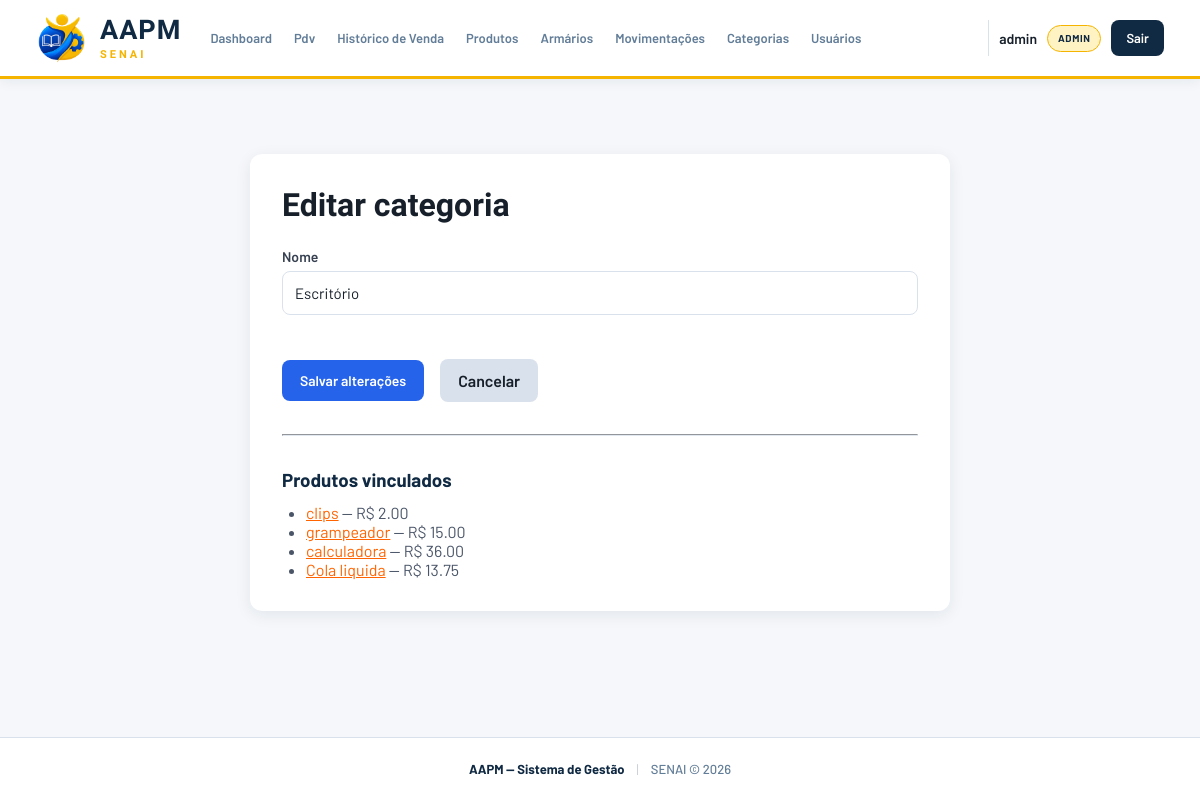
Screenshot of /categorias/3/editar (signed in) with the database file from the repository.
### app/models/categoria.py (models this page shows)
class Categoria(Base):
    __tablename__ = "categorias"
    id = Column(Integer, primary_key=True,autoincrement=True, index=True)
    nome = Column(String(100), nullable=False, unique=True)
    ativo = Column(Boolean, default=True)
    produtos = relationship("Produto", back_populates="categoria", lazy="select")

### app/models/produto.py (models this page shows, shortened)
class Produto(Base):
    __tablename__ = "produtos"
    id = Column(Integer, primary_key=True, autoincrement=True, index=True)
    nome = Column(String(150), nullable=False, index=True)
    preco = Column(Float, nullable=False, default=0.0)
    estoque_atual = Column(Integer, nullable=False, default=0)
    ativo = Column(Boolean, default=True)
    imagem_path = Column(String(255), nullable=True)
    categoria_id = Column(Integer, ForeignKey("categorias.id", ondelete="SET NULL"), nullable=True)
    categoria = relationship("Categoria", back_populates="produtos")
    tamanhos  = relationship("ProdutoTamanho", back_populates="produto", cascade="all, delete-orphan")

### app/controllers/categoria_controller.py (the view)
@router.get("/{categoria_id}/editar")
def form_editar_categoria(
    categoria_id: int,
    request: Request,
    db: Session = Depends(get_db),
    admin = Depends(get_admin)
):
    editando = db.query(Categoria).filter(
        Categoria.id == categoria_id
    ).first()
    if not editando:
        return RedirectResponse(url="/categorias", status_code=302)
    return templates.TemplateResponse(
        request,
        "categorias/add-categorias.html",
        {
            "request":  request,
            "usuario":  admin,
            "editando": editando,
        }
    )

### app/templates/categorias/add-categorias.html (shortened to what this page needs)
{% extends "base.html" %}
{% block extra_css %}<link rel="stylesheet" href="/static/css/categoria-form.css?v=1">{% endblock %}
{% block conteudo %}
<div class="form-container">
  <h1 class="form-title">{{ "Editar categoria" if editando else "Nova categoria" }}</h1>
  <form action="{{ '/categorias/' + editando.id|string + '/editar' if editando else '/categorias/nova' }}" method="post" class="categoria-form" data-confirm-form data-confirm-title="{{ 'Salvar edição da categoria?' if editando else 'Criar categoria?' }}" data-confirm-message="{{ 'Confirma salvar as alterações desta categoria?' if editando else 'Confirma criar esta categoria?' }}" data-confirm-label="Salvar" data-confirm-loading="Salvando categoria...">
    <div class="form-group">
      <label for="nome" class="form-label">Nome</label>
      <input type="text" id="nome" name="nome" class="form-input"
             value="{{ editando.nome if editando else (valores.nome if valores else '') }}"
             required autofocus>
    </div>
    <div class="form-actions">
      <button type="submit" class="btn-primary">{{ "Salvar alterações" if editando else "Criar categoria" }}</button>
      <a href="/categorias" class="btn-outline">Cancelar</a>
    </div>
  </form>
  {% if editando and editando.produtos %}
  <hr style="margin:2rem 0;border-color:#e2e8f0">
  <h3 class="card__title">Produtos vinculados</h3>
  <ul style="padding-left:1.5rem;color:#4a5568">
    {% for p in editando.produtos if p.ativo %}
      <li><a href="/produtos/{{ p.id }}" style="color:#ff6400">{{ p.nome }}</a> — R$ {{ "%.2f"|format(p.preco) }}</li>
    {% else %}
      <li>Nenhum produto ativo vinculado.</li>
    {% endfor %}
  </ul>
  {% endif %}
</div>
{% endblock %}

### app/static/css/base.css (style rules this page uses)
* { margin: 0; padding: 0; box-sizing: border-box; }
html { scroll-behavior: smooth; }
body { min-height: 100vh; display: flex; flex-direction: column; font-family: "Barlow", sans-serif; background: var(--fundo); color: var(--texto); -webkit-font-smoothing: antialiased; text-rendering: optimizeLegibility; }
:root { --azul: #102A43; --azul-2: #243B53; --azul-3: #486581; --laranja: #F5B400; --laranja-2: #D99F00; --laranja-claro: #FFF3C4; --branco: #FFFFFF; --fundo: #F5F7FA; --fundo-card: #FFFFFF; --texto: #17202A; --texto-secundario: #627D98; --borda: #D9E2EC; --verde: #2F855A; --vermelho: #C53030; --sombra: 0 5px 20px rgba(16, 42, 67, 0.08); --sombra-hover: 0 10px 28px rgba(16, 42, 67, 0.14); --radius: 12px; }
button, input, select, textarea { font-family: inherit; }
button { cursor: pointer; }
a { color: inherit; }

### app/static/css/categoria-form.css (style rules this page uses)
.form-container { max-width: 700px; margin: 40px auto; padding: 32px; background: var(--branco); border-radius: 12px; box-shadow: 0 4px 16px rgba(16, 42, 67, 0.08); }
.form-title { margin-bottom: 24px; font-family: "Barlow Condensed", sans-serif; font-size: 2rem; color: var(--texto); }
.categoria-form { display: flex; flex-direction: column; gap: 18px; }
.categoria-form .form-label { margin-bottom: 6px; color: #374151; font-weight: 600; }
.categoria-form .form-label::after { content: none; }
.categoria-form .form-input { padding: 12px; border-radius: 8px; }
.categoria-form .btn-primary { padding: 12px 18px; border-radius: 8px; background: #2563eb; color: white; font-weight: 600; box-shadow: none; }
.categoria-form .btn-outline { padding: 12px 18px; border: 0; border-radius: 8px; background: var(--borda); color: var(--texto); font-weight: 600; }
.form-group { display: flex; flex-direction: column; }
.form-label { margin-bottom: 8px; color: var(--azul); font-size: 14px; font-weight: 700; }
.form-label::after { content: " da categoria"; }
.form-input { width: 100%; padding: 14px 16px; border: 1px solid var(--borda); border-radius: 10px; color: var(--texto); background: var(--branco); font-size: 15px; outline: none; transition: border-color .2s ease, box-shadow .2s ease; }
.form-actions { display: flex; align-items: center; gap: 16px; margin-top: 26px; }
.btn-primary { padding: 13px 22px; border: 0; border-radius: 10px; background: var(--laranja); color: var(--azul); font-size: 14px; font-weight: 700; cursor: pointer; box-shadow: 0 4px 12px rgba(245,180,0,.25); transition: transform .2s ease, background .2s ease, box-shadow .2s ease; }
.btn-outline { padding: 12px 18px; border: 2px solid var(--azul); border-radius: 10px; color: var(--azul); font-weight: 700; text-decoration: none; transition: background .2s ease, color .2s ease; }
.card__title { margin-bottom: 12px; color: var(--azul); }

### rows the page displays
Categoria: nome "Escritório"
Produto: nome "clips", preco "2.00"
Produto: nome "grampeador", preco "15.00"
Produto: nome "calculadora", preco "36.00"
Produto: nome "Cola liquida", preco "13.75"

### other values shown
{{ usuario.nome }} "admin"
{{ usuario.role }} "ADMIN"
{{ "Editar categoria" if editando else "Nova categoria" }} "Editar categoria"
{{ "Salvar alterações" if editando else "Criar categoria" }} "Salvar alterações"
